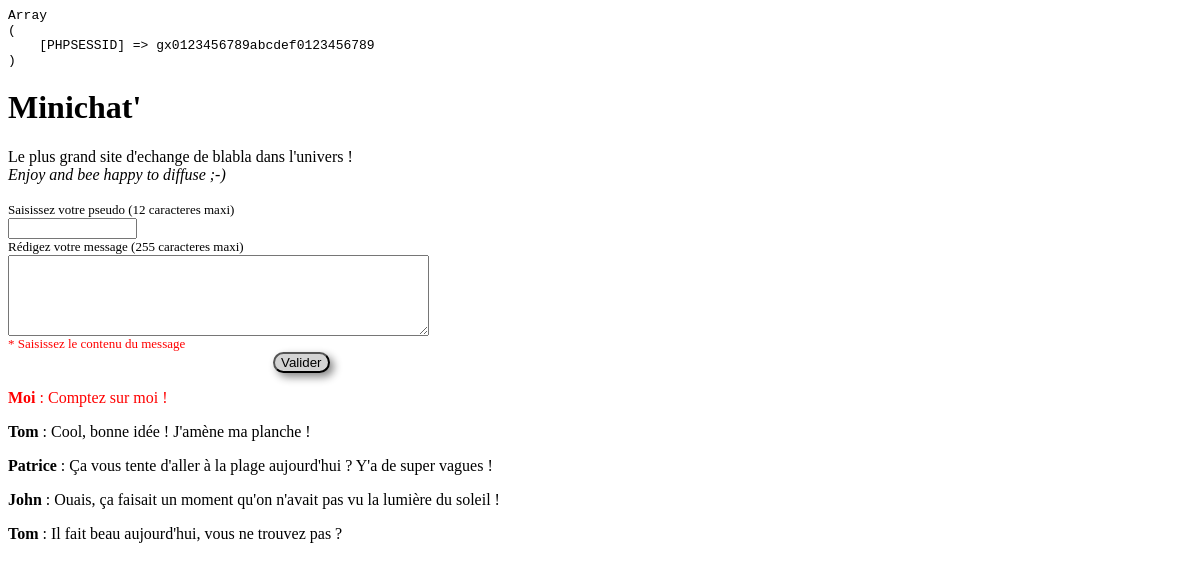
The app's page /minichat.php, older data.
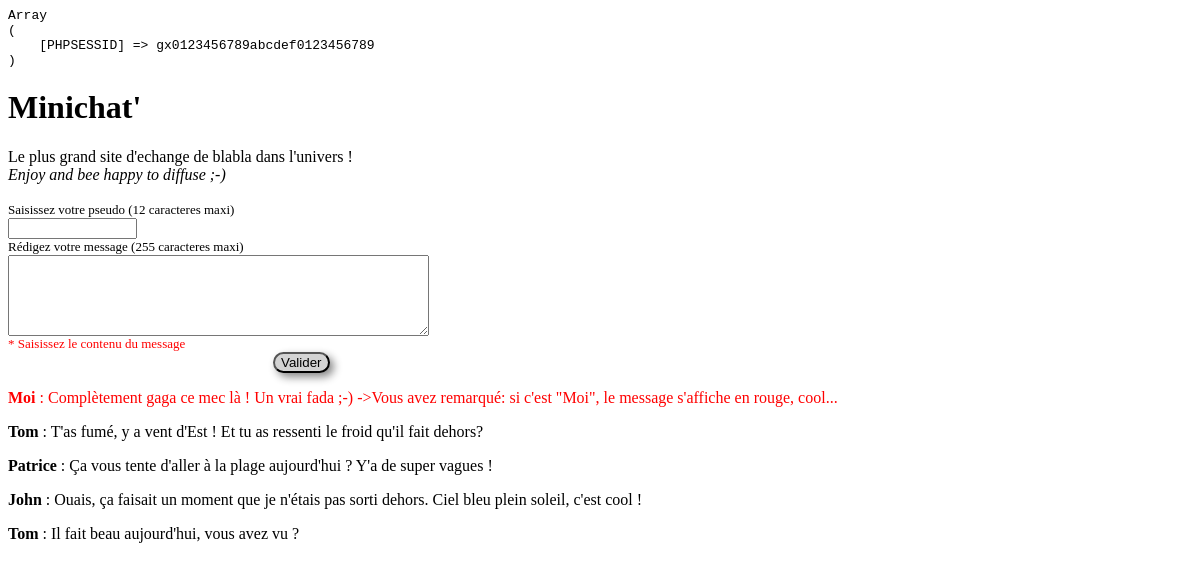
The same page, newer data.
### tables this page shows
CREATE TABLE `minichat` (
  `id` int(11) NOT NULL,
  `pseudo` varchar(12) NOT NULL,
  `message` varchar(255) NOT NULL,
  `date_creation` datetime NOT NULL DEFAULT CURRENT_TIMESTAMP
);

### minichat.php (the view, shortened to what this page needs)
<?php
echo "<pre>"; print_r($_COOKIE); echo "</pre>";
?>
<!DOCTYPE html>
<html>
<head>
</head>
<body>
	<h1>Minichat'</h1>
	Le plus grand site d'echange de blabla dans l'univers !<br /><i>Enjoy and bee happy to diffuse ;-)</i><br /><br />
	<form method="post" action="minichat_post.php">
		<label for="pseudo">Saisissez votre pseudo (12 caracteres maxi)</label><br />
		<input type="text" name="pseudo" id="pseudo" size="13" maxlength="12">
		<br />
		<label for="message">Rédigez votre message (255 caracteres maxi)</label><br />
		<textarea name="message" id="message" rows="5" cols="50" maxlength="255"></textarea><br />
		<?php if ($_COOKIE['c_message'] == 0) {
			echo '<span style="color:red; font-size:small;">* Saisissez le contenu du message</span><br />';
		}?>
		<input type="submit" name="Valider" value="Valider" id="valider">
	</form>
	<?php
	try
	{
		$bdd = new PDO('mysql:host=localhost;dbname=test;charset=utf8', 'root', 'toto',
			array(PDO::ATTR_ERRMODE => PDO::ERRMODE_EXCEPTION));
	}
	catch (Exception $e)
	{
		die('Erreur : ' . $e->getMessage());
	}
	$reponse = $bdd->query('SELECT pseudo, message FROM minichat ORDER BY id DESC LIMIT 0, 10');
	while ($donnees = $reponse->fetch())
	{
		echo '<p';
		if (strtolower($donnees['pseudo']) === moi)
		{
			echo ' style="color:red;"';
		}
		echo '><strong>' .
			htmlspecialchars($donnees['pseudo']) . '</strong> : ' .
			htmlspecialchars($donnees['message']) .
			'</p>';
	}
	?>
</body>
</html>

Row changes from the older to the newer data that the page shows:
changed minichat "Moi": message "Comptez sur moi !" → "Complètement gaga ce mec là ! Un vrai fada ;-) ->Vous avez remarqué: si c'est \"Moi\", le message s'affiche en rouge, cool..."
changed minichat: message "Cool, bonne idée ! J'amène ma planche !" → "T'as fumé, y a vent d'Est ! Et tu as ressenti le froid qu'il fait dehors?"
changed minichat "John": message "Ouais, ça faisait un moment qu'on n'avait pas vu la lumière du soleil !" → "Ouais, ça faisait un moment que je n'étais pas sorti dehors. Ciel bleu plein soleil, c'est cool !"
changed minichat: message "Il fait beau aujourd'hui, vous ne trouvez pas ?" → "Il fait beau aujourd'hui, vous avez vu ?"
